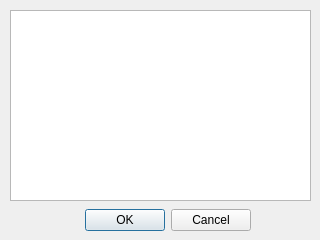
<?xml version="1.0" encoding="UTF-8"?>
<ui version="4.0">
 <class>CFolderDialog</class>
 <widget class="QDialog" name="CFolderDialog">
  <property name="geometry">
   <rect>
    <x>0</x>
    <y>0</y>
    <width>320</width>
    <height>240</height>
   </rect>
  </property>
  <property name="windowTitle">
   <string>Dialog</string>
  </property>
  <widget class="QTreeView" name="treeView">
   <property name="geometry">
    <rect>
     <x>10</x>
     <y>10</y>
     <width>301</width>
     <height>191</height>
    </rect>
   </property>
   <property name="animated">
    <bool>false</bool>
   </property>
   <property name="headerHidden">
    <bool>true</bool>
   </property>
   <attribute name="headerVisible">
    <bool>false</bool>
   </attribute>
  </widget>
  <widget class="QDialogButtonBox" name="buttonBox">
   <property name="geometry">
    <rect>
     <x>70</x>
     <y>204</y>
     <width>181</width>
     <height>32</height>
    </rect>
   </property>
   <property name="orientation">
    <enum>Qt::Horizontal</enum>
   </property>
   <property name="standardButtons">
    <set>QDialogButtonBox::Cancel|QDialogButtonBox::Ok</set>
   </property>
  </widget>
 </widget>
 <resources/>
 <connections>
  <connection>
   <sender>buttonBox</sender>
   <signal>accepted()</signal>
   <receiver>CFolderDialog</receiver>
   <slot>accept()</slot>
   <hints>
    <hint type="sourcelabel">
     <x>177</x>
     <y>219</y>
    </hint>
    <hint type="destinationlabel">
     <x>301</x>
     <y>224</y>
    </hint>
   </hints>
  </connection>
  <connection>
   <sender>buttonBox</sender>
   <signal>rejected()</signal>
   <receiver>CFolderDialog</receiver>
   <slot>reject()</slot>
   <hints>
    <hint type="sourcelabel">
     <x>114</x>
     <y>222</y>
    </hint>
    <hint type="destinationlabel">
     <x>283</x>
     <y>212</y>
    </hint>
   </hints>
  </connection>
 </connections>
</ui>
